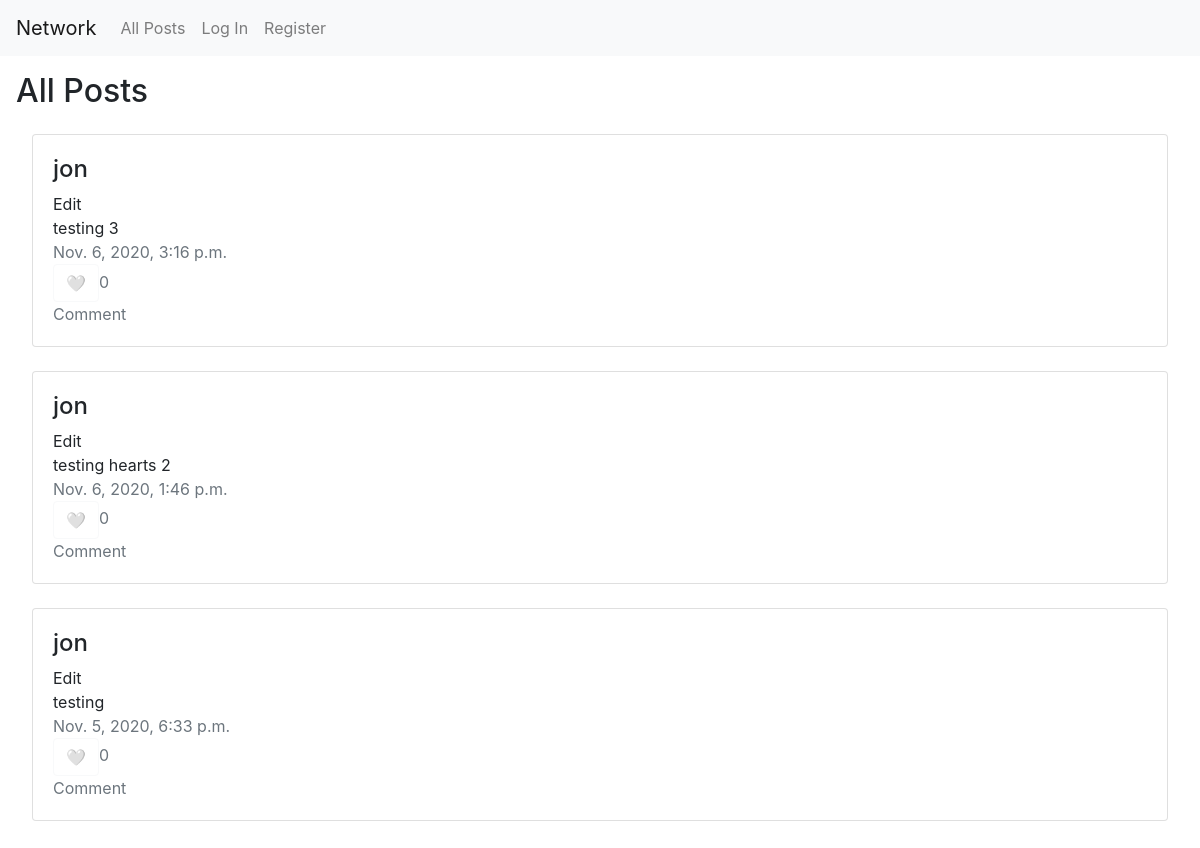
The app's page /, older data.
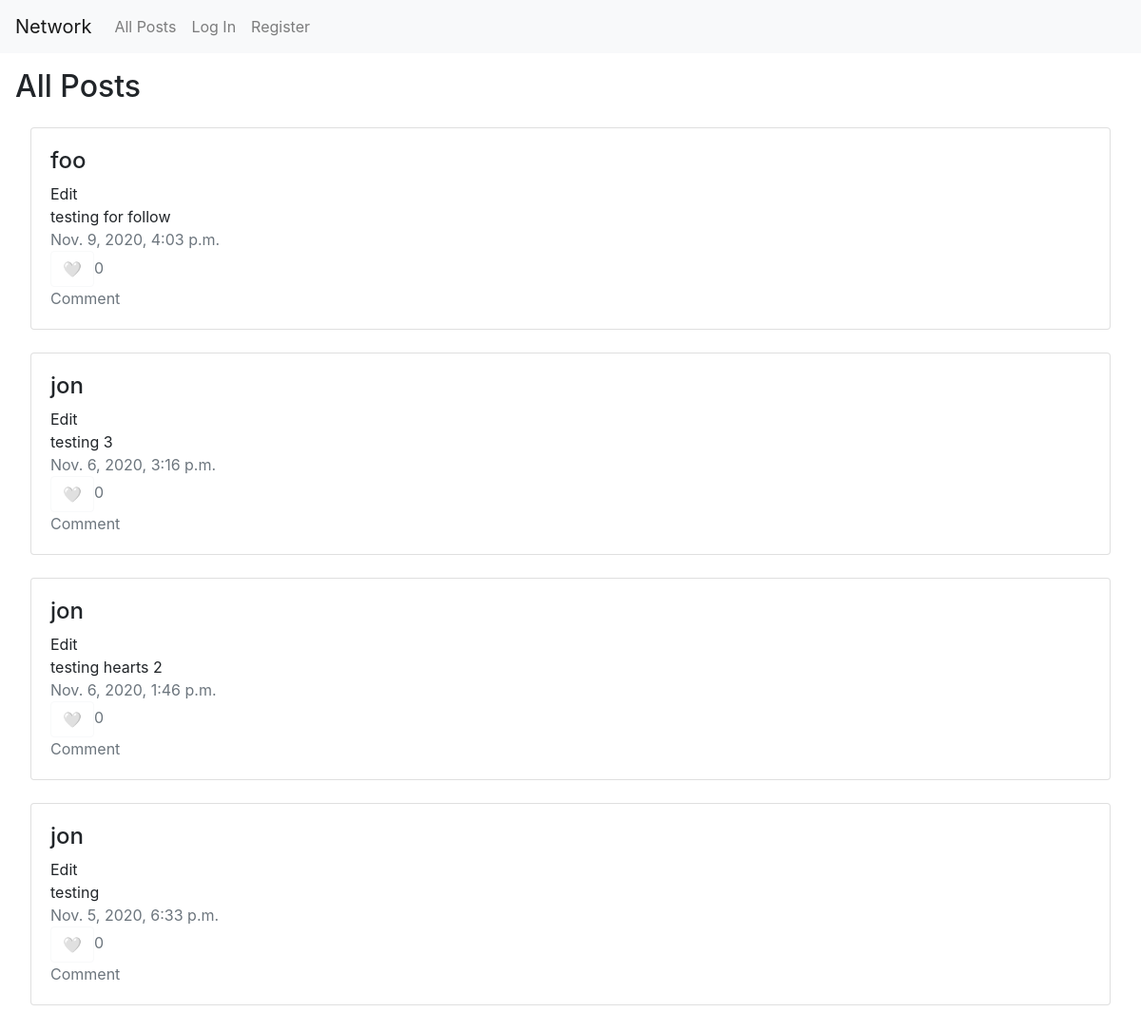
The same page, newer data.
### network/models.py (models this page shows)
class NewPost(models.Model):
    creator = models.CharField(max_length=64)
    text = models.TextField(verbose_name="Description")
    image = models.URLField(blank=True, verbose_name="Image URL", null=True)
    like = models.IntegerField()
    timeStamp = models.DateTimeField(auto_now_add=True,null=True)
    objects = models.Manager()

### network/views.py (the view)
# urls.py: path("", views.index, name="index"),
def index(request):
    form = NewPostForm(request.POST)
    posts = NewPost.objects.all()
    return render(request, "network/index.html", {
        "posts" : posts.order_by("-timeStamp").all(),
        "form": form
    })

### network/templates/network/index.html (shortened to what this page needs)
{% extends "network/layout.html" %}
{% block body %}
    <h2>All Posts</h2>
        <div class="card-column" style="padding: 1em;">
        {% for post in posts %}
            <div class="card">
                <div class="card-body">
                <ul class="list-group list-group-horizontal" style="list-style-type: none;">
                    <li>
                        <a href="{% url 'profile' post.creator %}" style="color:inherit"><h4>{{ post.creator }}</h4></a>
                        Edit<br>
                        {{ post.text }}<br>
                        <a class="text-muted">{{ post.timeStamp }}<br>
                        <button class="btn btn-outline-light" id="like-{{post.id}}">🤍</button>{{ post.like }}<br>
                        Comment</a>
                    </li>
                </ul>
                </div>
            </div>
            <br>
        {% endfor %}
    </div>
{% endblock %}

Row changes from the older to the newer data that the page shows:
added NewPost: creator "foo", text "testing for follow", timeStamp "Nov. 9, 2020, 4:03 p.m.", like "0"
